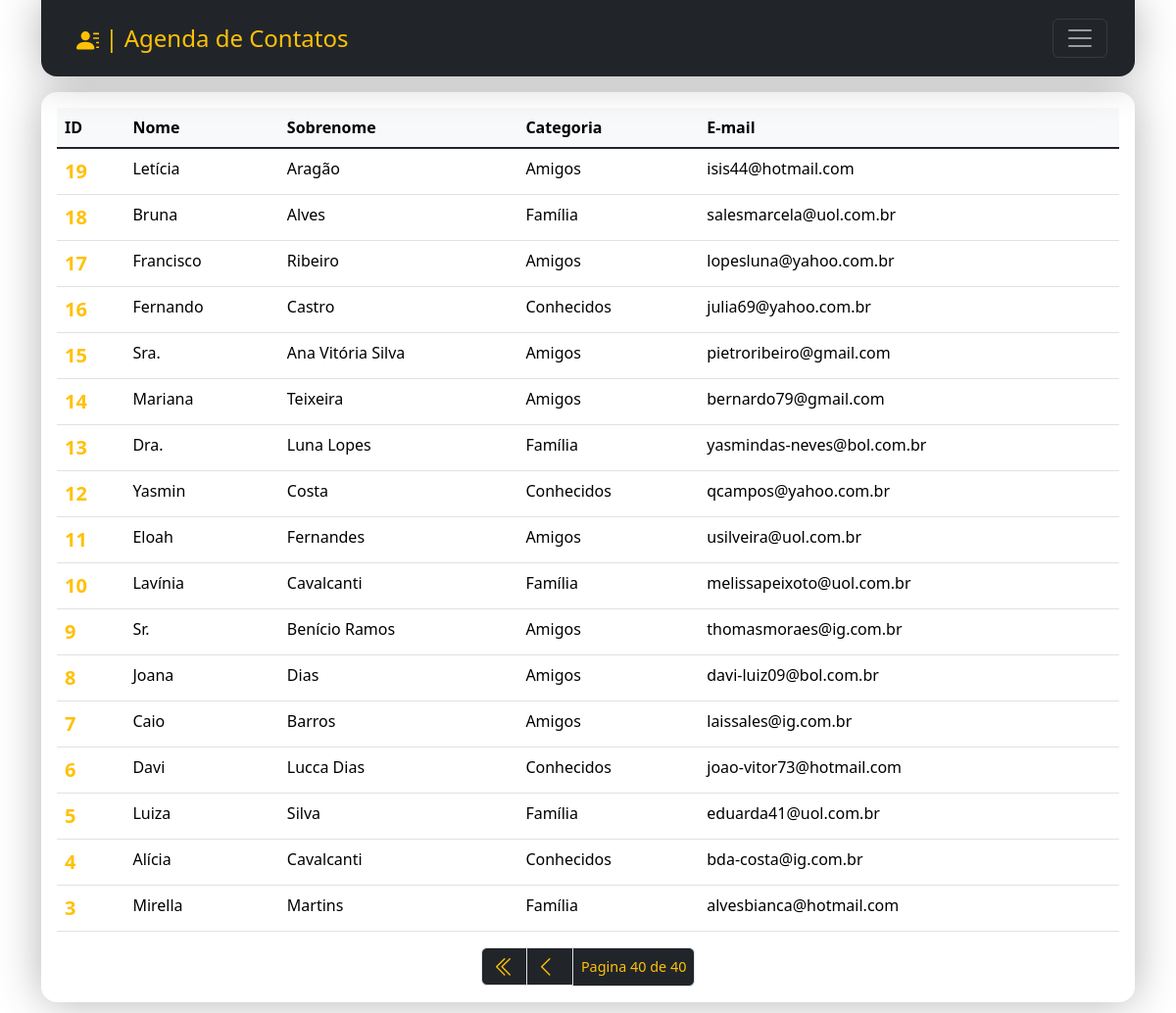
Screenshot of /?page=40&q= with the database file from the repository.
### contact/models.py (models this page shows, shortened)
class Contact(models.Model):
    first_name = models.CharField(max_length=50)
    last_name = models.CharField(max_length=50, blank=True)
    phone = models.CharField(max_length=50)
    email = models.EmailField(max_length=254, blank=True)
    created_date = models.DateTimeField(default=timezone.now)
    description = models.TextField(blank=True)
    show = models.BooleanField(default=True)
    picture = models.ImageField(blank=True, upload_to='pictures/%Y/%m/')
    category = models.ForeignKey(
        Category,
        on_delete=models.SET_NULL,
        blank=True, null=True
    )
    owner = models.ForeignKey(
        User,
        on_delete=models.SET_NULL,
        blank=True, null=True
    )

class Category(models.Model):
    class Meta:
        verbose_name = 'Category'
        verbose_name_plural = 'Categories'
    name = models.CharField(max_length=50)
    def __str__(self) -> str:
        return self.name

### contact/views/contact_views.py (the view)
# urls.py: path('', views.index, name='index'),
def index(request):
    contacts = Contact.objects\
        .filter(show=True)\
        .order_by('-id')
    paginator = Paginator(contacts, 25)
    page_number = request.GET.get("page")
    page_obj = paginator.get_page(page_number)
    context = {
        'page_obj': page_obj,
        'site_title': 'Contatos',
    }
    return render(
        request,
        'contact/index.html',
        context
    )

### contact/templates/contact/index.html (shortened to what this page needs)
{% extends "global/base.html" %}
{% block corpo %}
<div class="w-100 mx-3 mt-3 table-responsive">
    {% if page_obj %}
    <table class=" table table-hover">
        <thead class="table-light">
          <tr>
            <th scope="col">ID</th>
            <th scope="col">Nome</th>
            <th scope="col">Sobrenome</th>
            <th scope="col">Categoria</th>
            <th scope="col">E-mail</th>
          </tr>
        </thead>
        <tbody class="table-group-divider">
            {% for contact in page_obj %}
                    <tr>
                        <th scope="row">
                            <a
                            class="link-warning link-offset-2 link-underline-opacity-0 link-underline-opacity-100-hover fs-5"
                            href=" {% url "contact:contact" contact.id %} "
                            >
                                {{contact.id}}
                            </a>
                        </th>
                        <td>
                            {{contact.first_name}}
                        </td>
                        <td>
                            {{contact.last_name}}
                        </td>
                        <td>
                            {{contact.category}}
                        </td>
                        <td>
                            {{contact.email}}
                        </td>
                    </tr>
            {% endfor %}
        </tbody>
      </table>
{% endif %}
{% endblock corpo %}

### rows the page displays
Contact: id "19", first_name "Letícia", last_name "Aragão", category "Amigos", email "isis44@hotmail.com"
Contact: id "18", first_name "Bruna", last_name "Alves", category "Família", email "salesmarcela@uol.com.br"
Contact: id "17", first_name "Francisco", last_name "Ribeiro", category "Amigos", email "lopesluna@yahoo.com.br"
Contact: id "16", first_name "Fernando", last_name "Castro", category "Conhecidos", email "julia69@yahoo.com.br"
Contact: id "15", first_name "Sra.", last_name "Ana Vitória Silva", category "Amigos", email "pietroribeiro@gmail.com"
Contact: id "14", first_name "Mariana", last_name "Teixeira", category "Amigos", email "bernardo79@gmail.com"
Contact: id "13", first_name "Dra.", last_name "Luna Lopes", category "Família", email "yasmindas-neves@bol.com.br"
Contact: id "12", first_name "Yasmin", last_name "Costa", category "Conhecidos", email "qcampos@yahoo.com.br"
Contact: id "11", first_name "Eloah", last_name "Fernandes", category "Amigos", email "usilveira@uol.com.br"
Contact: id "10", first_name "Lavínia", last_name "Cavalcanti", category "Família", email "melissapeixoto@uol.com.br"
Contact: id "9", first_name "Sr.", last_name "Benício Ramos", category "Amigos", email "thomasmoraes@ig.com.br"
Contact: id "8", first_name "Joana", last_name "Dias", category "Amigos", email "davi-luiz09@bol.com.br"
Contact: id "7", first_name "Caio", last_name "Barros", category "Amigos", email "laissales@ig.com.br"
Contact: id "6", first_name "Davi", last_name "Lucca Dias", category "Conhecidos", email "joao-vitor73@hotmail.com"
Contact: id "5", first_name "Luiza", last_name "Silva", category "Família", email "eduarda41@uol.com.br"
Contact: id "4", first_name "Alícia", last_name "Cavalcanti", category "Conhecidos", email "bda-costa@ig.com.br"
Contact: id "3", first_name "Mirella", last_name "Martins", category "Família", email "alvesbianca@hotmail.com"

### other values shown
{{ page_obj.number }} "40"
{{ page_obj.paginator.num_pages }} "40"
